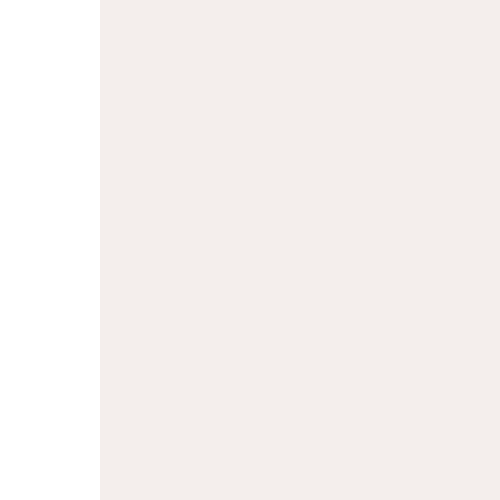
Frame 1 (no input)
Frame 60 (the mouse pressed at the canvas centre just before this capture): identical to frame 1, image omitted
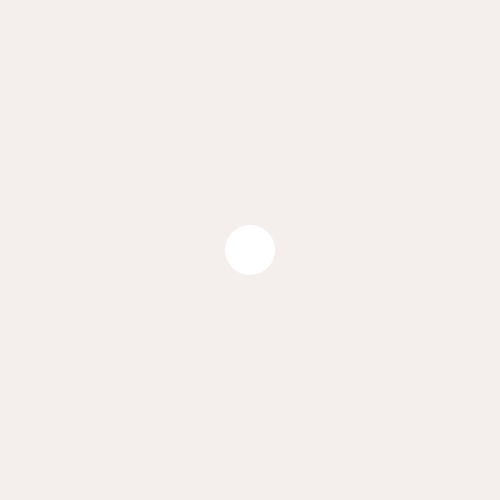
Frame 120 (the mouse held since frame 60 and released just before this capture)

The Processing sketch that drew these frames (run headless with seeded random() and noise(); from frame 60 on, the mouse is pressed at the canvas centre):

// Processing sketch: Challenge_3
// ── Challenge_3.pde
void setup() {
  size(500,500);
  
}

void draw() {
 background(244,238,236);
 noStroke();
 if (mouseX < 100) {
   rect(0,0,100,500); 
 } else if (mouseX > 400) {
   rect(400,0,100,500); 
 }
 circle(mouseX,mouseY,50);
}
//MAYDAY MAYDAY what is shape track / shape ease?
